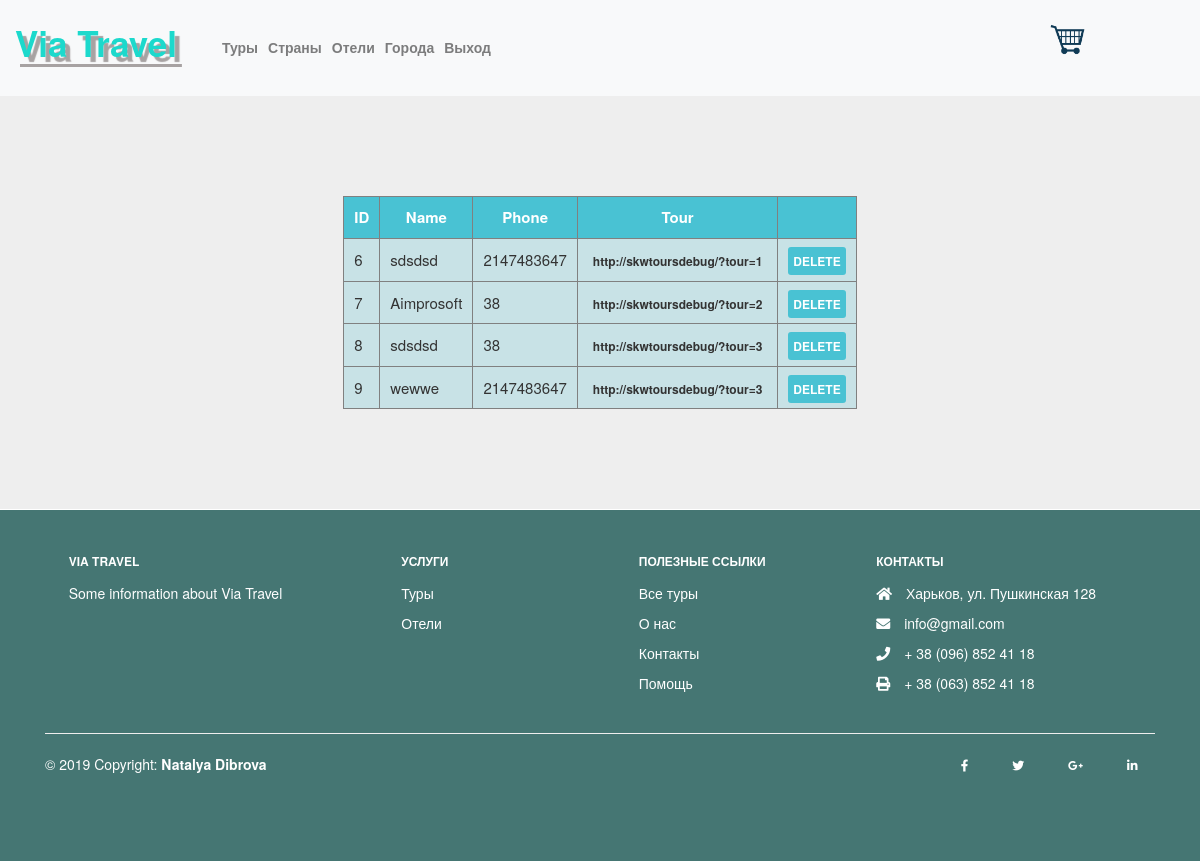
Screenshot of /skwtoursdebug/admin/index.php?cart (signed in) with the database file from the repository.
### tables this page shows
CREATE TABLE `cart` (
  `id` int(11) NOT NULL,
  `name` text NOT NULL,
  `phone` int(11) NOT NULL,
  `link` text NOT NULL
);

### skwtoursdebug/admin/lib/controllers/Controller.php (called while the page is built, shortened)
<?php
class Controller{
    public function __construct($db, $logger)
    {
        $this->db = $db;
    }
}

### skwtoursdebug/admin/lib/controllers/CartController.php (the view, shortened to what this page needs)
<?php
class CartController extends Controller {
    public function showCart() {
        $sql = "SELECT * FROM cart";
        $mysqli = new mysqli("127.0.0.1", "root", "", "skw_tours");
        $result = $mysqli->query("SELECT * FROM cart");
        $row_cnt = $result->num_rows;
        if($row_cnt != 0) {
        echo "<table border = '1'>";
        echo "<tr>";
            echo "<th>ID</th><th>Name</th><th>Phone</th><th>Tour</th><th>&nbsp;</th>";
        echo "</tr>";
        foreach($this->db->query($sql) as $cart) {
            echo "<tr>";
                echo "<td>".$cart['id']."</td>";
                echo "<td>".$cart['name']."</td>";
                echo "<td>".$cart['phone']."</td>";
                echo "<td><a id='tourTarget' target='_blank' href='{$cart['link']}'>{$cart['link']}</a></td>";
                echo "<td><a href='?section=cart&action=delete&id={$cart['id']}'>DELETE</a></td>";
            echo "</tr>";
        }
        echo "</table>";
        } else {
            echo "<h4>Корзина пустая, пока:(</h4>";
        }
    }
}
?>

### skwtoursdebug/admin/css/style.css (style rules this page uses)
* { margin: 0; padding: 0; }
body { background-color: #eee; }
table { margin: 50px auto; background-color: rgba(191, 224, 229, 0.79); width: auto; }
td, th { text-align: justify; padding: 10px; font-size: 15px; }
th { background-color: rgba(49, 189, 208, 0.84); color: #fff; text-align: center; }
td a { padding: 5px; border-radius: 3px; color: #fff; font-weight: 600; font-size: 12px; background-color: rgba(49, 189, 208, 0.84); }
#tourTarget { background-color: rgba(49, 189, 208, 0); color: #333; }

### rows the page displays
cart: id "6", name "sdsdsd", phone "2147483647", link "http://skwtoursdebug/?tour=1"
cart: id "7", name "Aimprosoft", phone "38", link "http://skwtoursdebug/?tour=2"
cart: id "8", name "sdsdsd", phone "38", link "http://skwtoursdebug/?tour=3"
cart: id "9", name "wewwe", phone "2147483647", link "http://skwtoursdebug/?tour=3"

### other values shown
$k "Туры"
$k "Страны"
$k "Отели"
$k "Города"
$k "Выход"
